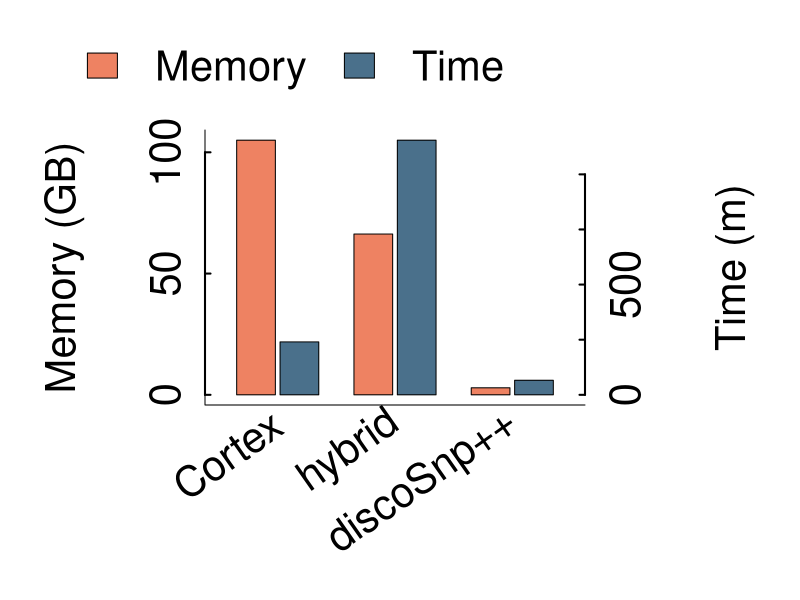
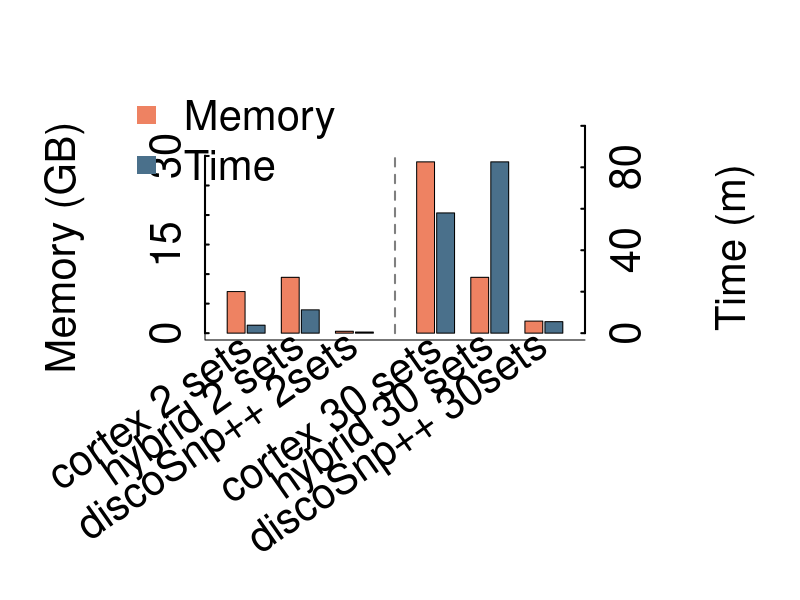

R code for these plots, in order:
perf=read.table("data_perf.tab",h=T)
perf
## 2 barplot :	
#barplot(perf$memory[perf$type=="bact"],names=perf$name[perf$type=="bact"],col="lightblue")
#library(plotrix)

doubleBarPlot=function(tab){

  tab=tab[order(-tab$memory),]

  # tab$time=tab$time/60
  col=c("skyblue4","salmon2")
  max1=max(tab$memory)
  max2=max(tab$time)
  n=nrow(tab)

  timeNorm=tab$time*max1/max2
  
  x1=(1:n)-0.35
  x2=(1:n)-0.02
  x3=(1:n)+0.02
  x4=(1:n)+0.35
  
  par(mar=c(4.1, 4, 4, 4.2) + 0.1,cex=2.5,xpd=T,mgp = c(1.3, 0.3, 0))

  plot(c(0.5,n+0.5),c(0,max1),type="n",xaxt="n",yaxt="n",xlab="",ylab="",bty='l')
  rect(x1,0,x2,tab$memory,col=col[2])
  rect(x3,0,x4,timeNorm,col=col[1])

  axis(1,at=1:n,label=F,tick=F)
  text(1:n, par("usr")[3] - 3, srt = 45, adj = 1,
          labels = tab$name, xpd = TRUE)


  mem.tick=pretty(c(0,tab$memory))
  axis(2,at=mem.tick,label=mem.tick,tcl=0.5,tck=0.02,lwd=2)
  time.tick=pretty(c(0,tab$time))
  axis(4,at=time.tick*max1/max2,label=time.tick,tcl=0.5,tck=0.02,lwd=2)
  mtext("Time (m)", side=4, line=3, cex.lab=1,las=0, cex=2.5,padj=-1)
  mtext("Memory (GB)", side=2, line=3, cex.lab=1,las=0, cex=2.5, padj=1)
  legend(n+0.6,max1*1.55,legend=c("Memory","Time"),fill=c(col[2],col[1]),xjust=1,y.intersp=1.5,bty='n')
}

png(file="perf_human_article.png", width = 1024, height = 850, units = "px", pointsize = 12)
# bitmap("perf_human_article.png",type="png256",width=8,height=7,res=800)
#doubleBarPlot(perf[perf$type=="human",])
tab=perf[perf$type=="human",]
tab=tab[order(-tab$memory),]

  tab$time=tab$time/60
  col=c("skyblue4","salmon2")
  max1=max(tab$memory)
  max2=max(tab$time)
  n=nrow(tab)

  timeNorm=tab$time*max1/max2
  
  # width rectangles
  x1=(1:n)-0.35
  x2=(1:n)-0.02
  x3=(1:n)+0.02
  x4=(1:n)+0.35
  
  par(mar=c(3.8, 4, 2.5, 4.2) + 0.1,cex=2.5,xpd=T,mgp = c(1.3, 0.3, 0))

  plot(c(0.5,n+0.5),c(0,max1),type="n",xaxt="n",yaxt="n",xlab="",ylab="",bty='l')
  rect(x1,0,x2,tab$memory,col=col[2])
  rect(x3,0,x4,timeNorm,col=col[1])

  axis(1,at=1:n,label=F,tick=F)
  text(1:n, par("usr")[3] - 6, srt = 35, adj = 1,
          labels = tab$name, xpd = TRUE)


  #mem.tick=pretty(c(0,tab$memory))
mem.tick=c(0,50,100)
  axis(2,at=mem.tick,label=mem.tick,tcl=0.5,tck=0.02,lwd=2)
  #time.tick=pretty(c(0,tab$time))
time.tick=c(0,250,500,750,1000)
  axis(4,at=time.tick*max1/max2,label=time.tick,tcl=0.5,tck=0.02,lwd=2)
  mtext("Time (m)", side=4, line=3, cex.lab=1,las=0, cex=2.5,padj=-1)
  mtext("Memory (GB)", side=2, line=3, cex.lab=1,las=0, cex=2.5, padj=1)
  legend(n+0.6,110,legend=c("Memory","Time"),fill=c(col[2],col[1]),xjust=1,yjust=0,y.intersp=1.5,bty='n',horiz=T)
dev.off()

png(file="perf_bact_article.png", width = 1024, height = 850, units = "px", pointsize = 12)
# bitmap("perf_bact_article.png",type="png256",width=10,height=11,res=800)
tab=perf[perf$type=="bact",]
tab=tab[c(3,5,1,4,6,2),]
tab

  tab$time=tab$time/60
  col=c("skyblue4","salmon2")
  max1=max(tab$memory)
  max2=max(tab$time)
  n=nrow(tab)
  

  timeNorm=tab$time*max1/max2
  
  # width rectangles
s=c(1,2,3,4.5,5.5,6.5)
  x1=s-0.35
  x2=s-0.02
  x3=s+0.02
  x4=s+0.35
  
  par(mar=c(5.1, 4, 3, 4.2) + 0.1,cex=2.5,xpd=T,mgp = c(1.3, 0.3, 0))

  plot(c(0.5,tail(s,1)+0.5),c(0,max1),type="n",xaxt="n",yaxt="n",xlab="",ylab="",bty='l')
  rect(x1,0,x2,tab$memory,col=col[2])
  rect(x3,0,x4,timeNorm,col=col[1])

  axis(1,at=s,label=F,tick=F)
  text(s, par("usr")[3] - 0.5, srt = 35, adj = 1, labels = tab$name, xpd = TRUE)

#segments(x4[2]+0.15,0,x4[2]+0.15,10,col="grey50",lty=2,lwd=2)
segments(3.75,0,3.75,30,col="grey50",lty=2,lwd=2)

  mem.tick=pretty(c(0,tab$memory))
  axis(2,at=mem.tick,label=mem.tick,tcl=0.5,tck=0.02,lwd=2)
  time.tick=pretty(c(0,tab$time))
# time.tick=seq(0,250,by=50)
  axis(4,at=time.tick*max1/max2,label=time.tick,tcl=0.5,tck=0.02,lwd=2)
  mtext("Time (m)", side=4, line=3, cex.lab=1,las=0, cex=2.5,padj=-1)
  mtext("Memory (GB)", side=2, line=3, cex.lab=1,las=0, cex=2.5, padj=1)
 # legend(tail(s,1)+1,49,legend=c("Memory","Time"),fill=c(col[2],col[1]),xjust=1,yjust=0,bty='n',horiz=T)
legend(s[3],20,legend=c("Memory","Time"),col=c(col[2],col[1]),xjust=1,yjust=0,bty='n',horiz=F, pch=c(15,15))
dev.off()
